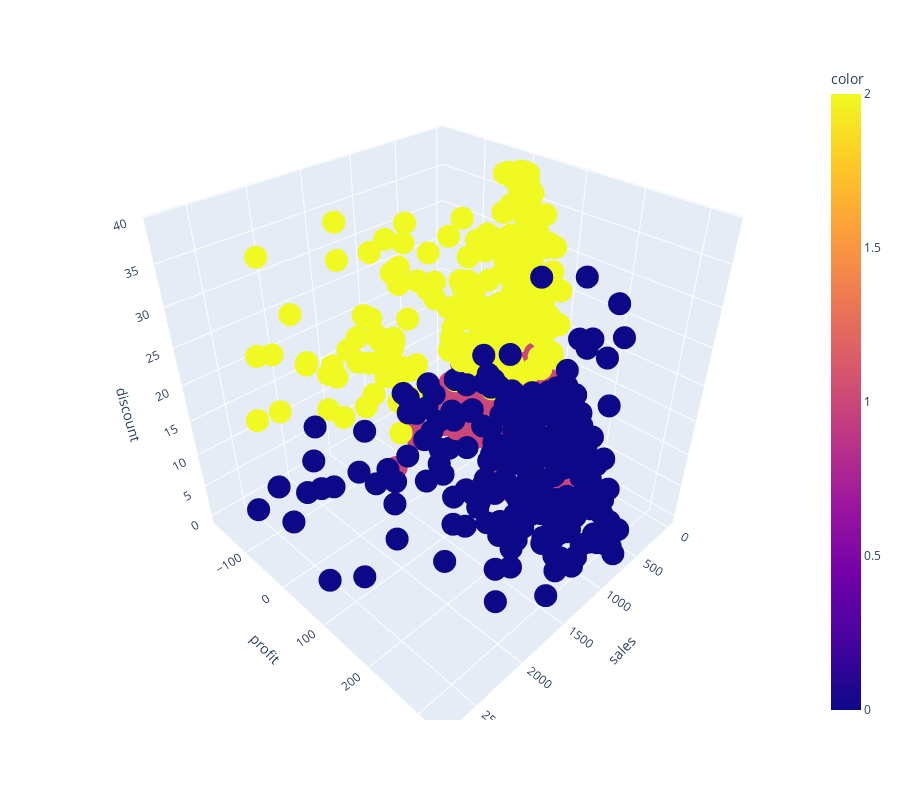

Notebook code for this chart:
### Markdown cell above
## Visualize Model

### Code cell
fig = px.scatter_3d(df_mix_prod_cat, x="sales", y="profit", z="discount", color=kmeans.labels_)
fig.update_layout(autosize = True, width = 900, height = 800)
plotly.offline.iplot(fig, filename='simple-3d-scatter')

### Figure 1 — Plotly figure (JSON) as saved in the notebook; plotly's stock layout.template omitted (floating-point values rounded to 4 significant figures; data arrays with more than 128 entries replaced by an {"elided": "..."} marker saying what was removed)
{"data": [{"hovertemplate": "sales=%{x}<br>profit=%{y}<br>discount=%{z}<br>color=%{marker.color}<extra></extra>", "legendgroup": "", "marker": {"color": {"elided": "1375 int values"}, "coloraxis": "coloraxis", "symbol": "circle"}, "mode": "markers", "name": "", "scene": "scene", "showlegend": false, "type": "scatter3d", "x": {"elided": "1375 float values"}, "y": {"elided": "1375 float values"}, "z": {"elided": "1375 float values"}}], "layout": {"autosize": true, "coloraxis": {"colorbar": {"title": {"text": "color"}}, "colorscale": [[0, "#0d0887"], [0.1111, "#46039f"], [0.2222, "#7201a8"], [0.3333, "#9c179e"], [0.4444, "#bd3786"], [0.5556, "#d8576b"], [0.6667, "#ed7953"], [0.7778, "#fb9f3a"], [0.8889, "#fdca26"], [1, "#f0f921"]]}, "height": 800, "legend": {"tracegroupgap": 0}, "margin": {"t": 60}, "scene": {"domain": {"x": [0, 1], "y": [0, 1]}, "xaxis": {"title": {"text": "sales"}}, "yaxis": {"title": {"text": "profit"}}, "zaxis": {"title": {"text": "discount"}}}, "width": 900}}
